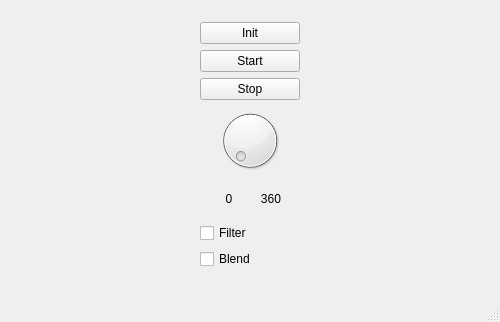
<?xml version="1.0" encoding="UTF-8"?>
<ui version="4.0">
 <class>MainWindow</class>
 <widget class="QMainWindow" name="MainWindow">
  <property name="geometry">
   <rect>
    <x>0</x>
    <y>0</y>
    <width>500</width>
    <height>322</height>
   </rect>
  </property>
  <property name="windowTitle">
   <string>MainWindow</string>
  </property>
  <widget class="QWidget" name="mainWidget">
   <property name="minimumSize">
    <size>
     <width>500</width>
     <height>300</height>
    </size>
   </property>
   <layout class="QHBoxLayout" name="horizontalLayout_2">
    <item>
     <widget class="QWidget" name="controlWidget" native="true">
      <property name="sizePolicy">
       <sizepolicy hsizetype="Fixed" vsizetype="Preferred">
        <horstretch>0</horstretch>
        <verstretch>0</verstretch>
       </sizepolicy>
      </property>
      <layout class="QVBoxLayout" name="verticalLayout_2">
       <item>
        <widget class="QPushButton" name="initButton">
         <property name="text">
          <string>Init</string>
         </property>
        </widget>
       </item>
       <item>
        <widget class="QPushButton" name="startButton">
         <property name="text">
          <string>Start</string>
         </property>
        </widget>
       </item>
       <item>
        <widget class="QPushButton" name="stopButton">
         <property name="text">
          <string>Stop</string>
         </property>
        </widget>
       </item>
       <item>
        <widget class="QDial" name="dial">
         <property name="maximum">
          <number>360</number>
         </property>
        </widget>
       </item>
       <item>
        <widget class="QWidget" name="dialLabelWidget" native="true">
         <layout class="QHBoxLayout" name="horizontalLayout_3">
          <item>
           <widget class="QLabel" name="minLabel">
            <property name="text">
             <string>0</string>
            </property>
            <property name="alignment">
             <set>Qt::AlignCenter</set>
            </property>
           </widget>
          </item>
          <item>
           <widget class="QLabel" name="maxLabel">
            <property name="text">
             <string>360</string>
            </property>
            <property name="alignment">
             <set>Qt::AlignCenter</set>
            </property>
           </widget>
          </item>
         </layout>
        </widget>
       </item>
       <item>
        <widget class="QCheckBox" name="filterCheckBox">
         <property name="text">
          <string>Filter</string>
         </property>
        </widget>
       </item>
       <item>
        <widget class="QCheckBox" name="blendCheckBox">
         <property name="text">
          <string>Blend</string>
         </property>
        </widget>
       </item>
       <item>
        <spacer name="verticalSpacer">
         <property name="orientation">
          <enum>Qt::Vertical</enum>
         </property>
         <property name="sizeHint" stdset="0">
          <size>
           <width>20</width>
           <height>40</height>
          </size>
         </property>
        </spacer>
       </item>
      </layout>
     </widget>
    </item>
   </layout>
  </widget>
  <widget class="QStatusBar" name="statusBar"/>
 </widget>
 <layoutdefault spacing="6" margin="11"/>
 <resources/>
 <connections/>
</ui>
